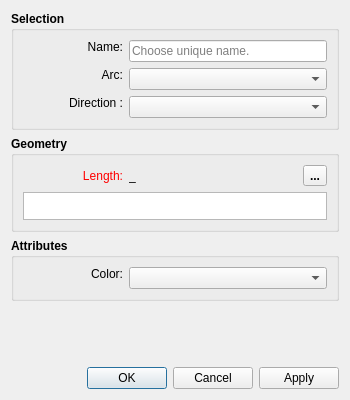
<?xml version="1.0" encoding="UTF-8"?>
<ui version="4.0">
 <class>DialogCutArc</class>
 <widget class="QDialog" name="DialogCutArc">
  <property name="geometry">
   <rect>
    <x>0</x>
    <y>0</y>
    <width>350</width>
    <height>400</height>
   </rect>
  </property>
  <property name="minimumSize">
   <size>
    <width>270</width>
    <height>400</height>
   </size>
  </property>
  <property name="windowTitle">
   <string>Point - On Arc</string>
  </property>
  <property name="windowIcon">
   <iconset resource="../../../vmisc/share/resources/icon.qrc">
    <normaloff>:/icon/64x64/icon64x64.png</normaloff>:/icon/64x64/icon64x64.png</iconset>
  </property>
  <property name="modal">
   <bool>true</bool>
  </property>
  <layout class="QVBoxLayout" name="verticalLayout_3">
   <item>
    <widget class="QGroupBox" name="selection_GroupBox">
     <property name="sizePolicy">
      <sizepolicy hsizetype="Expanding" vsizetype="Preferred">
       <horstretch>0</horstretch>
       <verstretch>0</verstretch>
      </sizepolicy>
     </property>
     <property name="minimumSize">
      <size>
       <width>0</width>
       <height>0</height>
      </size>
     </property>
     <property name="font">
      <font>
       <pointsize>9</pointsize>
       <bold>true</bold>
      </font>
     </property>
     <property name="title">
      <string>Selection</string>
     </property>
     <layout class="QFormLayout" name="formLayout">
      <item row="0" column="0">
       <widget class="QLabel" name="labelEditNamePoint">
        <property name="sizePolicy">
         <sizepolicy hsizetype="Fixed" vsizetype="Fixed">
          <horstretch>0</horstretch>
          <verstretch>0</verstretch>
         </sizepolicy>
        </property>
        <property name="minimumSize">
         <size>
          <width>100</width>
          <height>0</height>
         </size>
        </property>
        <property name="font">
         <font>
          <pointsize>9</pointsize>
          <bold>false</bold>
         </font>
        </property>
        <property name="text">
         <string>Name:</string>
        </property>
        <property name="alignment">
         <set>Qt::AlignRight|Qt::AlignTrailing|Qt::AlignVCenter</set>
        </property>
       </widget>
      </item>
      <item row="0" column="1">
       <widget class="QLineEdit" name="lineEditNamePoint">
        <property name="minimumSize">
         <size>
          <width>80</width>
          <height>0</height>
         </size>
        </property>
        <property name="font">
         <font>
          <pointsize>9</pointsize>
          <bold>false</bold>
         </font>
        </property>
        <property name="focusPolicy">
         <enum>Qt::StrongFocus</enum>
        </property>
        <property name="toolTip">
         <string>Unique name</string>
        </property>
        <property name="placeholderText">
         <string>Choose unique name.</string>
        </property>
       </widget>
      </item>
      <item row="1" column="0">
       <widget class="QLabel" name="label_3">
        <property name="sizePolicy">
         <sizepolicy hsizetype="Fixed" vsizetype="Fixed">
          <horstretch>0</horstretch>
          <verstretch>0</verstretch>
         </sizepolicy>
        </property>
        <property name="minimumSize">
         <size>
          <width>100</width>
          <height>0</height>
         </size>
        </property>
        <property name="font">
         <font>
          <pointsize>9</pointsize>
          <bold>false</bold>
         </font>
        </property>
        <property name="text">
         <string>Arc:</string>
        </property>
        <property name="alignment">
         <set>Qt::AlignRight|Qt::AlignTrailing|Qt::AlignVCenter</set>
        </property>
       </widget>
      </item>
      <item row="1" column="1">
       <widget class="QComboBox" name="comboBoxArc">
        <property name="minimumSize">
         <size>
          <width>80</width>
          <height>0</height>
         </size>
        </property>
        <property name="font">
         <font>
          <pointsize>9</pointsize>
          <bold>false</bold>
         </font>
        </property>
       </widget>
      </item>
      <item row="2" column="0">
       <widget class="QLabel" name="direction_Label">
        <property name="minimumSize">
         <size>
          <width>100</width>
          <height>0</height>
         </size>
        </property>
        <property name="font">
         <font>
          <pointsize>9</pointsize>
          <bold>false</bold>
         </font>
        </property>
        <property name="text">
         <string>Direction :</string>
        </property>
        <property name="alignment">
         <set>Qt::AlignRight|Qt::AlignTop|Qt::AlignTrailing</set>
        </property>
       </widget>
      </item>
      <item row="2" column="1">
       <widget class="QComboBox" name="direction_ComboBox">
        <property name="font">
         <font>
          <pointsize>9</pointsize>
          <bold>false</bold>
         </font>
        </property>
       </widget>
      </item>
     </layout>
    </widget>
   </item>
   <item>
    <widget class="QGroupBox" name="geometry_GroupBox">
     <property name="sizePolicy">
      <sizepolicy hsizetype="Expanding" vsizetype="Preferred">
       <horstretch>0</horstretch>
       <verstretch>0</verstretch>
      </sizepolicy>
     </property>
     <property name="font">
      <font>
       <pointsize>9</pointsize>
       <bold>true</bold>
      </font>
     </property>
     <property name="title">
      <string>Geometry</string>
     </property>
     <layout class="QVBoxLayout" name="verticalLayout">
      <item>
       <layout class="QHBoxLayout" name="horizontalLayout">
        <item alignment="Qt::AlignLeft">
         <widget class="QLabel" name="labelEditFormula">
          <property name="sizePolicy">
           <sizepolicy hsizetype="Fixed" vsizetype="Preferred">
            <horstretch>0</horstretch>
            <verstretch>0</verstretch>
           </sizepolicy>
          </property>
          <property name="minimumSize">
           <size>
            <width>100</width>
            <height>0</height>
           </size>
          </property>
          <property name="palette">
           <palette>
            <active>
             <colorrole role="WindowText">
              <brush brushstyle="SolidPattern">
               <color alpha="255">
                <red>255</red>
                <green>0</green>
                <blue>0</blue>
               </color>
              </brush>
             </colorrole>
            </active>
            <inactive>
             <colorrole role="WindowText">
              <brush brushstyle="SolidPattern">
               <color alpha="255">
                <red>255</red>
                <green>0</green>
                <blue>0</blue>
               </color>
              </brush>
             </colorrole>
            </inactive>
            <disabled>
             <colorrole role="WindowText">
              <brush brushstyle="SolidPattern">
               <color alpha="255">
                <red>159</red>
                <green>158</green>
                <blue>158</blue>
               </color>
              </brush>
             </colorrole>
            </disabled>
           </palette>
          </property>
          <property name="font">
           <font>
            <pointsize>9</pointsize>
            <bold>false</bold>
           </font>
          </property>
          <property name="text">
           <string>Length:</string>
          </property>
          <property name="alignment">
           <set>Qt::AlignRight|Qt::AlignTrailing|Qt::AlignVCenter</set>
          </property>
         </widget>
        </item>
        <item>
         <widget class="QLabel" name="labelResultCalculation">
          <property name="sizePolicy">
           <sizepolicy hsizetype="Fixed" vsizetype="Preferred">
            <horstretch>0</horstretch>
            <verstretch>0</verstretch>
           </sizepolicy>
          </property>
          <property name="minimumSize">
           <size>
            <width>85</width>
            <height>0</height>
           </size>
          </property>
          <property name="font">
           <font>
            <pointsize>9</pointsize>
            <bold>false</bold>
           </font>
          </property>
          <property name="toolTip">
           <string>Value</string>
          </property>
          <property name="whatsThis">
           <string notr="true"/>
          </property>
          <property name="text">
           <string notr="true">_</string>
          </property>
         </widget>
        </item>
        <item>
         <spacer name="horizontalSpacer">
          <property name="orientation">
           <enum>Qt::Horizontal</enum>
          </property>
          <property name="sizeHint" stdset="0">
           <size>
            <width>10</width>
            <height>20</height>
           </size>
          </property>
         </spacer>
        </item>
        <item alignment="Qt::AlignRight">
         <widget class="QToolButton" name="toolButtonExprLength">
          <property name="toolTip">
           <string>Formula wizard</string>
          </property>
          <property name="text">
           <string notr="true">...</string>
          </property>
          <property name="icon">
           <iconset resource="../../../vmisc/share/resources/icon.qrc">
            <normaloff>:/tsvg/seamly/fx.tsvg</normaloff>:/tsvg/seamly/fx.tsvg</iconset>
          </property>
          <property name="iconSize">
           <size>
            <width>24</width>
            <height>24</height>
           </size>
          </property>
         </widget>
        </item>
       </layout>
      </item>
      <item>
       <widget class="ExpandingTextEdit" name="plainTextEditFormula">
        <property name="sizePolicy">
         <sizepolicy hsizetype="Expanding" vsizetype="Preferred">
          <horstretch>0</horstretch>
          <verstretch>0</verstretch>
         </sizepolicy>
        </property>
        <property name="maximumSize">
         <size>
          <width>16777215</width>
          <height>28</height>
         </size>
        </property>
        <property name="font">
         <font>
          <pointsize>9</pointsize>
          <bold>false</bold>
         </font>
        </property>
        <property name="toolTip">
         <string>Calculation</string>
        </property>
        <property name="tabChangesFocus">
         <bool>true</bool>
        </property>
       </widget>
      </item>
     </layout>
    </widget>
   </item>
   <item>
    <widget class="QGroupBox" name="attributes_GroupBox_2">
     <property name="minimumSize">
      <size>
       <width>240</width>
       <height>0</height>
      </size>
     </property>
     <property name="font">
      <font>
       <pointsize>9</pointsize>
       <bold>true</bold>
      </font>
     </property>
     <property name="title">
      <string>Attributes</string>
     </property>
     <layout class="QFormLayout" name="formLayout_2">
      <item row="0" column="0">
       <widget class="QLabel" name="lineColor_Label">
        <property name="sizePolicy">
         <sizepolicy hsizetype="MinimumExpanding" vsizetype="Fixed">
          <horstretch>0</horstretch>
          <verstretch>0</verstretch>
         </sizepolicy>
        </property>
        <property name="minimumSize">
         <size>
          <width>100</width>
          <height>0</height>
         </size>
        </property>
        <property name="maximumSize">
         <size>
          <width>16777215</width>
          <height>16777215</height>
         </size>
        </property>
        <property name="font">
         <font>
          <pointsize>9</pointsize>
          <bold>false</bold>
         </font>
        </property>
        <property name="text">
         <string>Color:</string>
        </property>
        <property name="alignment">
         <set>Qt::AlignRight|Qt::AlignTrailing|Qt::AlignVCenter</set>
        </property>
       </widget>
      </item>
      <item row="0" column="1">
       <widget class="ColorComboBox" name="lineColor_ComboBox">
        <property name="sizePolicy">
         <sizepolicy hsizetype="Expanding" vsizetype="Fixed">
          <horstretch>0</horstretch>
          <verstretch>0</verstretch>
         </sizepolicy>
        </property>
        <property name="minimumSize">
         <size>
          <width>80</width>
          <height>0</height>
         </size>
        </property>
        <property name="font">
         <font>
          <pointsize>9</pointsize>
          <bold>false</bold>
         </font>
        </property>
       </widget>
      </item>
     </layout>
    </widget>
   </item>
   <item>
    <spacer name="verticalSpacer">
     <property name="orientation">
      <enum>Qt::Vertical</enum>
     </property>
     <property name="sizeHint" stdset="0">
      <size>
       <width>20</width>
       <height>85</height>
      </size>
     </property>
    </spacer>
   </item>
   <item>
    <widget class="QDialogButtonBox" name="buttonBox">
     <property name="orientation">
      <enum>Qt::Horizontal</enum>
     </property>
     <property name="standardButtons">
      <set>QDialogButtonBox::Apply|QDialogButtonBox::Cancel|QDialogButtonBox::Ok</set>
     </property>
    </widget>
   </item>
  </layout>
 </widget>
 <customwidgets>
  <customwidget>
   <class>ColorComboBox</class>
   <extends>QComboBox</extends>
   <header location="global">color_combobox.h</header>
  </customwidget>
  <customwidget>
   <class>ExpandingTextEdit</class>
   <extends>QPlainTextEdit</extends>
   <header>expandingtextedit.h</header>
  </customwidget>
 </customwidgets>
 <tabstops>
  <tabstop>lineEditNamePoint</tabstop>
  <tabstop>comboBoxArc</tabstop>
  <tabstop>direction_ComboBox</tabstop>
  <tabstop>toolButtonExprLength</tabstop>
  <tabstop>plainTextEditFormula</tabstop>
  <tabstop>lineColor_ComboBox</tabstop>
 </tabstops>
 <resources>
  <include location="../../../vmisc/share/resources/icon.qrc"/>
 </resources>
 <connections>
  <connection>
   <sender>buttonBox</sender>
   <signal>accepted()</signal>
   <receiver>DialogCutArc</receiver>
   <slot>accept()</slot>
   <hints>
    <hint type="sourcelabel">
     <x>248</x>
     <y>254</y>
    </hint>
    <hint type="destinationlabel">
     <x>157</x>
     <y>274</y>
    </hint>
   </hints>
  </connection>
  <connection>
   <sender>buttonBox</sender>
   <signal>rejected()</signal>
   <receiver>DialogCutArc</receiver>
   <slot>reject()</slot>
   <hints>
    <hint type="sourcelabel">
     <x>316</x>
     <y>260</y>
    </hint>
    <hint type="destinationlabel">
     <x>286</x>
     <y>274</y>
    </hint>
   </hints>
  </connection>
 </connections>
</ui>
